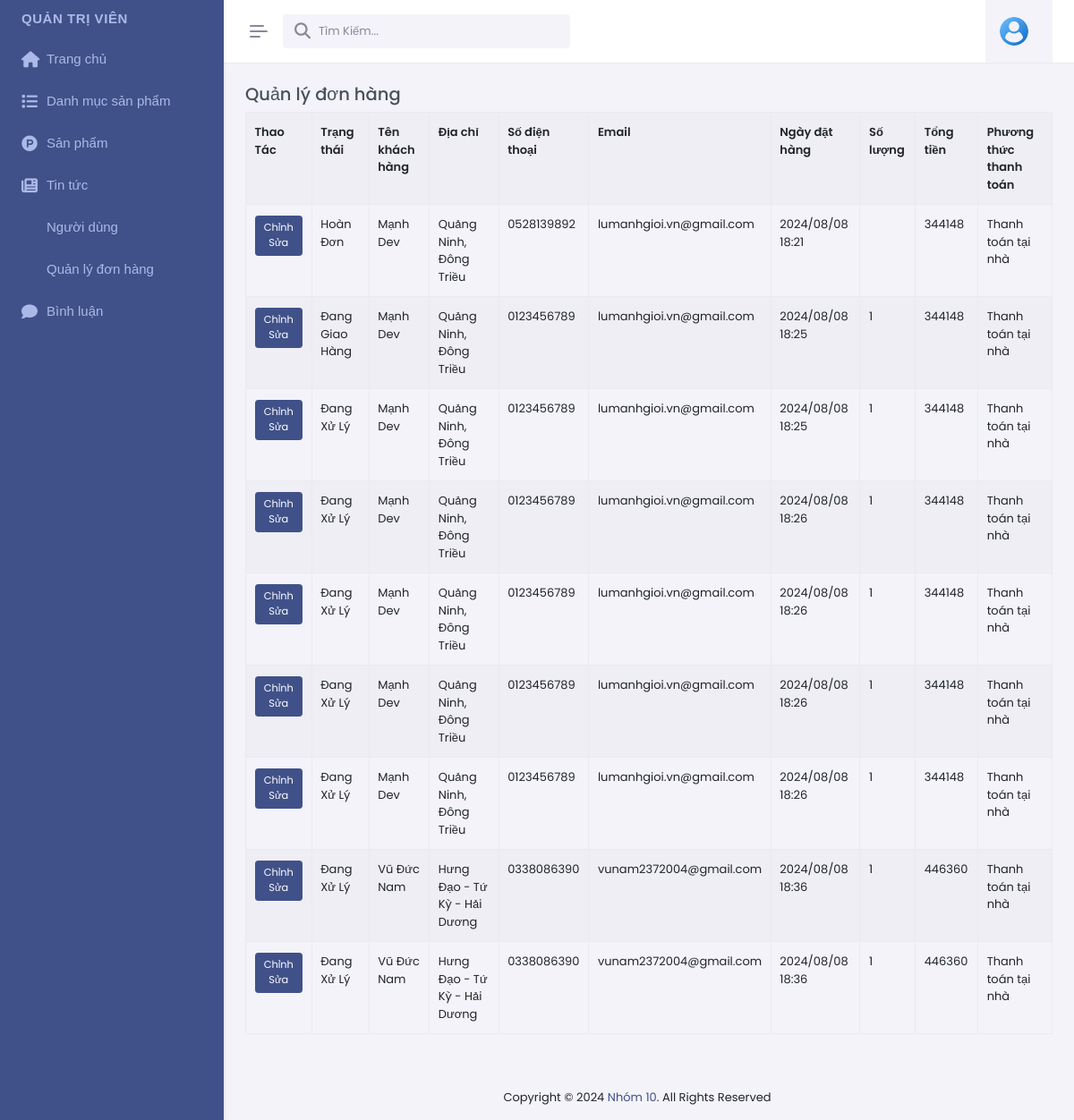
The app's page /admin/index.php?act=qldh (signed in), older data.
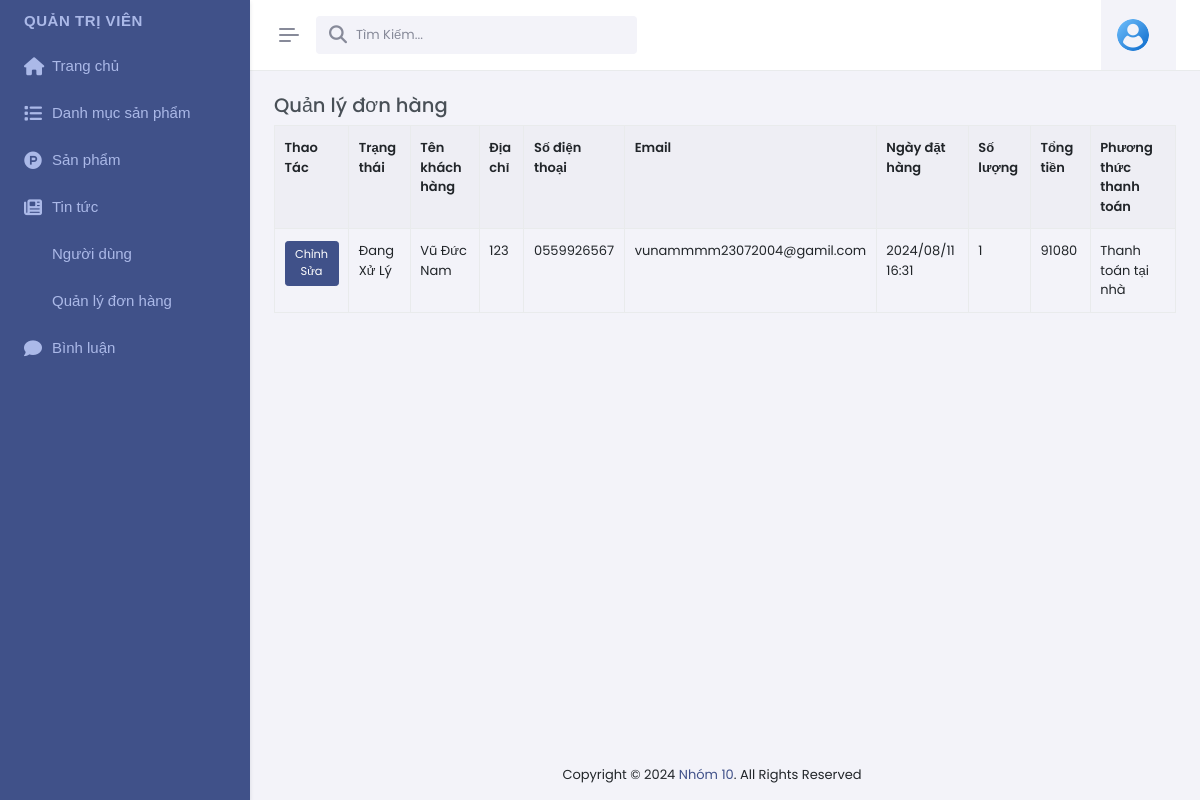
The same page, newer data.
### tables this page shows
CREATE TABLE `bill` (
  `id` int NOT NULL,
  `idtk` varchar(999) DEFAULT NULL,
  `billname` varchar(255) NOT NULL,
  `billdiachi` text NOT NULL,
  `billsdt` varchar(50) NOT NULL,
  `billemail` varchar(255) NOT NULL,
  `billpttt` text COMMENT '1.Thanh toán trực tiếp 2.Chuyển khoản 3.Thanh toán online',
  `ngaydathang` varchar(999) DEFAULT NULL,
  `total` int NOT NULL DEFAULT '0',
  `billstatus` tinyint(1) DEFAULT '0' COMMENT '0.Đơn hàng mới 1.Đang sử lý 2.Đang giao hàng 3.Đã giao hàng',
  `id_pro` text,
  `amount` varchar(255) DEFAULT NULL,
  `receiven_sdt` varchar(50) DEFAULT NULL
);

### model/pdo.php (called while the page is built, shortened)
<?php
function pdo_get_connection(){
    $dburl = "mysql:host=localhost;dbname=duan1;charset=utf8";
    $username = 'root';
    $password = '';
    $conn = new PDO($dburl, $username, $password);
    $conn->setAttribute(PDO::ATTR_ERRMODE, PDO::ERRMODE_EXCEPTION);
    return $conn;
}
function pdo_query($sql){
    $sql_args = array_slice(func_get_args(), 1);
    try{
        $conn = pdo_get_connection();
        $stmt = $conn->prepare($sql);
        $stmt->execute($sql_args);
        $rows = $stmt->fetchAll();
        return $rows;
    }
    catch(PDOException $e){
        throw $e;
    }
    finally{
        unset($conn);
    }
}

### admin/donhang/list.php (the view, shortened to what this page needs)
<div class="main-content">
    <div class="page-content">
        <div class="container-fluid">
            <div class="row mb-3 pb-1">
                <div class="col-md-12">
                    <div class="fromtitle">
                        <h4>Quản lý đơn hàng</h4>
                    </div>
                    <div class="fromcontent">
                        <div class="table-responsive dt-responsive">
                            <div class="dataTables_wrapper dt-bootstrap5">
                                <table id="dom-jqry" class="table table-striped table-bordered nowrap dataTable">
                                    <tr>
                                        <th>Thao Tác</th>
                                        <th>Trạng thái</th>
                                        <th>Tên khách hàng</th>
                                        <th>Địa chỉ</th>
                                        <th>Số điện thoại</th>
                                        <th>Email</th>
                                        <th>Ngày đặt hàng</th>
                                        <th>Số lượng</th>
                                        <th>Tổng tiền</th>
                                        <th>Phương thức thanh toán</th>
                                    </tr>
                                    <?php
            foreach (pdo_query("SELECT * FROM `bill` ") as $quanli) {
             extract($quanli);
              echo '<tr>
              <td>
              <a href="?act=editdh&id='.$id.'" class="btn btn-primary btn-sm">Chỉnh Sửa</a>
              </td>
              <td>' . statusOrder($billstatus) . '</td>
              <td>' . $billname . '</td>
              <td>' . $billdiachi . '</td>
              <td>' . $billsdt . '</td>
              <td>' . $billemail . '</td>
               <td>' . $ngaydathang . '</td>
              <td>' . $amount . '</td>
               <td>' . $total . '</td>
              <td>' . $billpttt . '</td>
          </tr>';
            }
            ?>
                                </table>
                            </div>
                        </div>
                    </div>
                </div>
            </div>
        </div>

Row changes from the older to the newer data that the page shows:
removed bill: billstatus "Hoàn Đơn", billname "Mạnh Dev", billdiachi "Quảng Ninh, Đông Triều", billsdt "0528139892", billemail "lumanhgioi.vn@gmail.com", ngaydathang "2024/08/08 18:21", total "344148", billpttt "Thanh toán tại nhà"
removed bill: billstatus "Đang Giao Hàng", billname "Mạnh Dev", billdiachi "Quảng Ninh, Đông Triều", billsdt "0123456789", billemail "lumanhgioi.vn@gmail.com", ngaydathang "2024/08/08 18:25", amount "1", total "344148", billpttt "Thanh toán tại nhà"
removed bill: billstatus "Đang Xử Lý", billname "Mạnh Dev", billdiachi "Quảng Ninh, Đông Triều", billsdt "0123456789", billemail "lumanhgioi.vn@gmail.com", ngaydathang "2024/08/08 18:25", amount "1", total "344148", billpttt "Thanh toán tại nhà"
removed bill: billstatus "Đang Xử Lý", billname "Mạnh Dev", billdiachi "Quảng Ninh, Đông Triều", billsdt "0123456789", billemail "lumanhgioi.vn@gmail.com", ngaydathang "2024/08/08 18:26", amount "1", total "344148", billpttt "Thanh toán tại nhà"
removed bill: billstatus "Đang Xử Lý", billname "Mạnh Dev", billdiachi "Quảng Ninh, Đông Triều", billsdt "0123456789", billemail "lumanhgioi.vn@gmail.com", ngaydathang "2024/08/08 18:26", amount "1", total "344148", billpttt "Thanh toán tại nhà"
removed bill: billstatus "Đang Xử Lý", billname "Mạnh Dev", billdiachi "Quảng Ninh, Đông Triều", billsdt "0123456789", billemail "lumanhgioi.vn@gmail.com", ngaydathang "2024/08/08 18:26", amount "1", total "344148", billpttt "Thanh toán tại nhà"
removed bill: billstatus "Đang Xử Lý", billname "Mạnh Dev", billdiachi "Quảng Ninh, Đông Triều", billsdt "0123456789", billemail "lumanhgioi.vn@gmail.com", ngaydathang "2024/08/08 18:26", amount "1", total "344148", billpttt "Thanh toán tại nhà"
removed bill: billstatus "Đang Xử Lý", billname "Vũ Đức Nam", billdiachi "Hưng Đạo - Tứ Kỳ - Hải Dương", billsdt "0338086390", billemail "vunam2372004@gmail.com", ngaydathang "2024/08/08 18:36", amount "1", total "446360", billpttt "Thanh toán tại nhà"
removed bill: billstatus "Đang Xử Lý", billname "Vũ Đức Nam", billdiachi "Hưng Đạo - Tứ Kỳ - Hải Dương", billsdt "0338086390", billemail "vunam2372004@gmail.com", ngaydathang "2024/08/08 18:36", amount "1", total "446360", billpttt "Thanh toán tại nhà"
added bill: billstatus "Đang Xử Lý", billname "Vũ Đức Nam", billdiachi "123", billsdt "0559926567", billemail "vunammmm23072004@gamil.com", ngaydathang "2024/08/11 16:31", amount "1", total "91080", billpttt "Thanh toán tại nhà"
